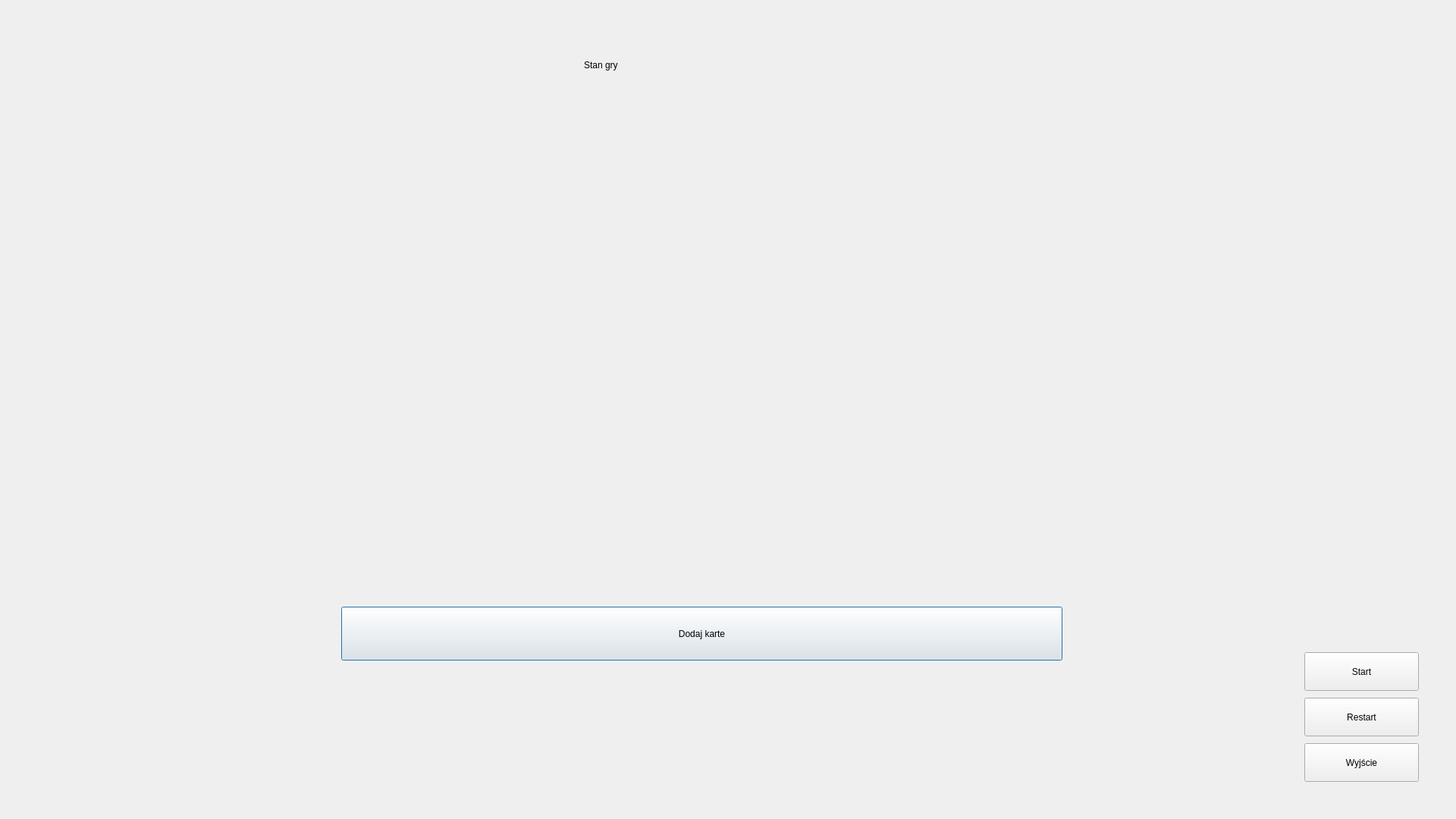
<?xml version="1.0" encoding="UTF-8"?>
<ui version="4.0">
 <class>Makao</class>
 <widget class="QDialog" name="Makao">
  <property name="geometry">
   <rect>
    <x>0</x>
    <y>0</y>
    <width>1920</width>
    <height>1080</height>
   </rect>
  </property>
  <property name="windowTitle">
   <string>Dialog</string>
  </property>
  <widget class="QWidget" name="gridLayoutWidget">
   <property name="geometry">
    <rect>
     <x>0</x>
     <y>180</y>
     <width>1921</width>
     <height>151</height>
    </rect>
   </property>
   <layout class="QGridLayout" name="oppLayout">
    <property name="sizeConstraint">
     <enum>QLayout::SetDefaultConstraint</enum>
    </property>
   </layout>
  </widget>
  <widget class="QWidget" name="gridLayoutWidget_2">
   <property name="geometry">
    <rect>
     <x>0</x>
     <y>570</y>
     <width>1921</width>
     <height>151</height>
    </rect>
   </property>
   <layout class="QGridLayout" name="playerCardsLayout">
    <property name="sizeConstraint">
     <enum>QLayout::SetDefaultConstraint</enum>
    </property>
   </layout>
  </widget>
  <widget class="QWidget" name="gridLayoutWidget_3">
   <property name="geometry">
    <rect>
     <x>0</x>
     <y>370</y>
     <width>1921</width>
     <height>151</height>
    </rect>
   </property>
   <layout class="QGridLayout" name="tableCardsLayout">
    <property name="sizeConstraint">
     <enum>QLayout::SetDefaultConstraint</enum>
    </property>
   </layout>
  </widget>
  <widget class="QPushButton" name="btnGivePlayerCard">
   <property name="geometry">
    <rect>
     <x>450</x>
     <y>800</y>
     <width>951</width>
     <height>71</height>
    </rect>
   </property>
   <property name="text">
    <string>Dodaj karte</string>
   </property>
  </widget>
  <widget class="QPushButton" name="btnStart">
   <property name="geometry">
    <rect>
     <x>1720</x>
     <y>860</y>
     <width>151</width>
     <height>51</height>
    </rect>
   </property>
   <property name="text">
    <string>Start</string>
   </property>
  </widget>
  <widget class="QPushButton" name="btnRestart">
   <property name="geometry">
    <rect>
     <x>1720</x>
     <y>920</y>
     <width>151</width>
     <height>51</height>
    </rect>
   </property>
   <property name="text">
    <string>Restart</string>
   </property>
  </widget>
  <widget class="QPushButton" name="btnExit">
   <property name="geometry">
    <rect>
     <x>1720</x>
     <y>980</y>
     <width>151</width>
     <height>51</height>
    </rect>
   </property>
   <property name="text">
    <string>Wyjście</string>
   </property>
  </widget>
  <widget class="QLabel" name="lblState">
   <property name="geometry">
    <rect>
     <x>770</x>
     <y>60</y>
     <width>431</width>
     <height>51</height>
    </rect>
   </property>
   <property name="text">
    <string>Stan gry</string>
   </property>
  </widget>
 </widget>
 <resources/>
 <connections/>
</ui>
